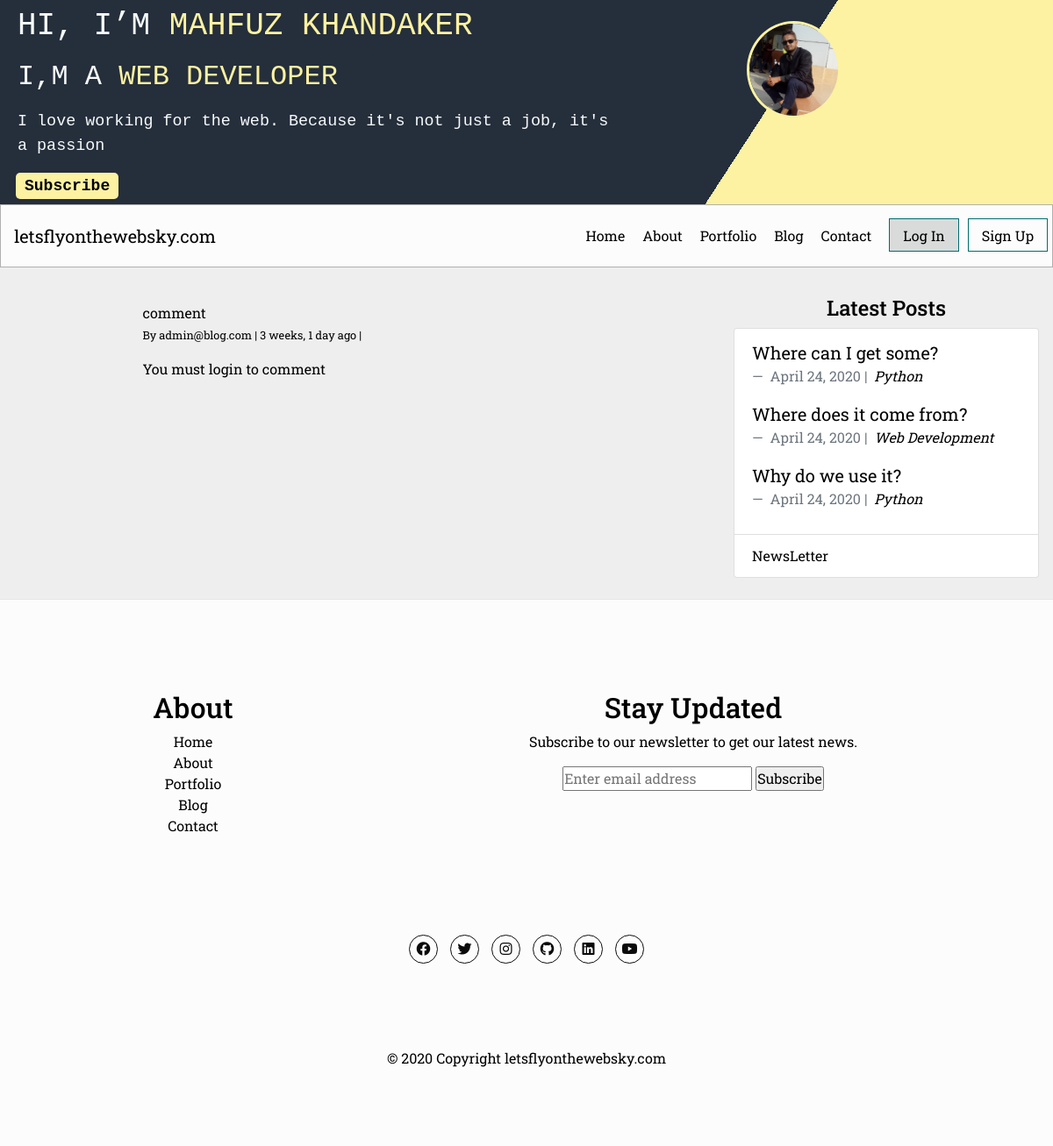
The page /blog/comments/4/ on the database as committed earlier.
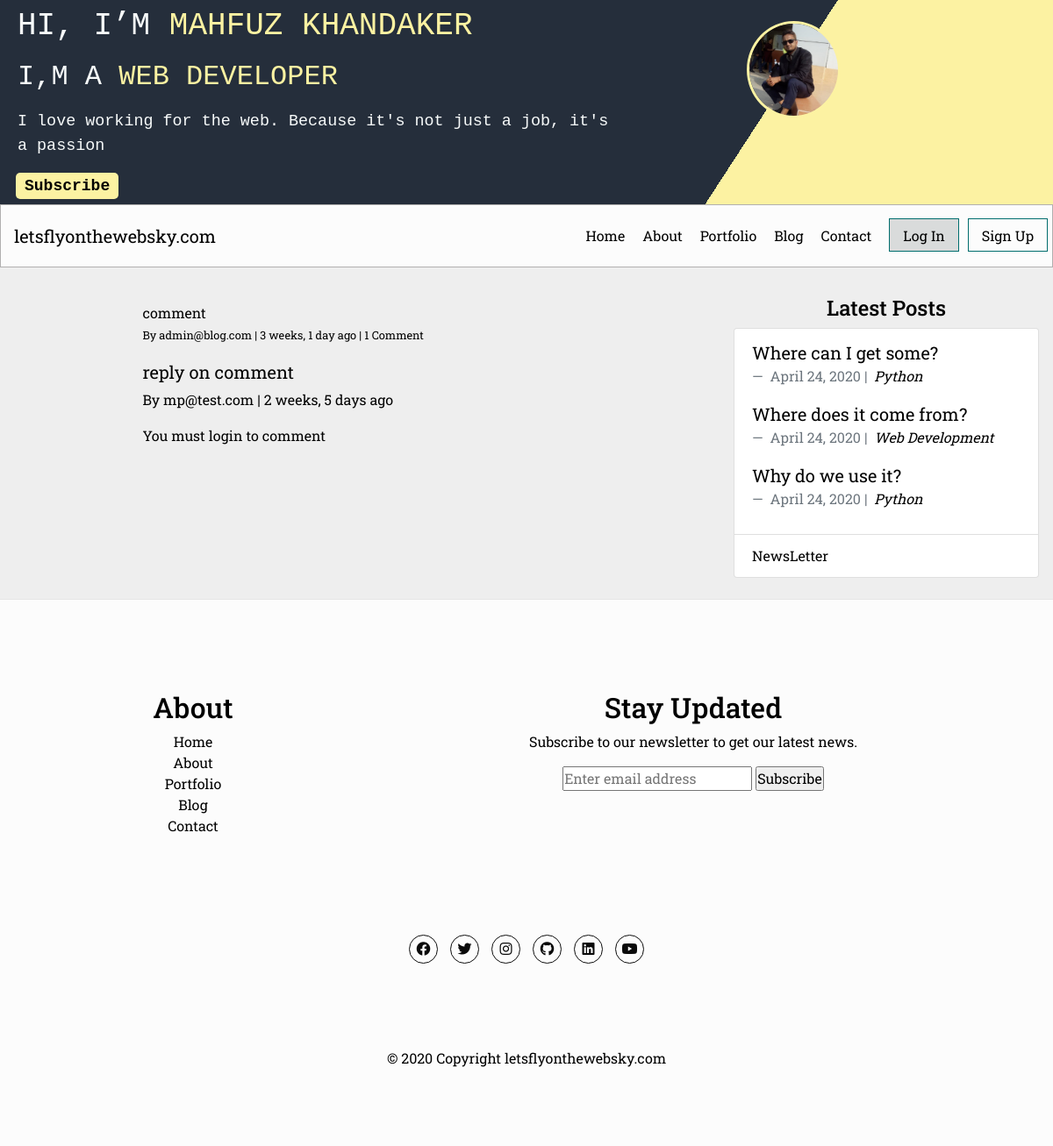
The same page on the database as committed later.
### about/models.py (models this page shows, shortened)
class About(models.Model):
    profile_pic = models.ImageField(upload_to='images/', blank=True)
    name        = models.CharField(max_length=120)
    title       = models.CharField(max_length=120)
    bio         = models.CharField(max_length=250)
    description = models.TextField()
    website     = models.URLField(blank=True, null=True)
    objects = models.Manager()

### blog/models.py (models this page shows, shortened)
class Post(models.Model):
    main_image      = models.ImageField(upload_to='images/', blank=True)
    title           = models.CharField(max_length=255)
    slug            = models.SlugField(null=False, unique=True)
    body            = models.TextField()
    created_on      = models.DateTimeField(auto_now_add=True)
    status          = models.IntegerField(choices=STATUS, default=0)
    last_modified   = models.DateTimeField(auto_now=True)
    categories      = models.ManyToManyField('Category', related_name='posts')
    read_time       = models.IntegerField(default=0)
    number_of_views = models.IntegerField(default=0, null=True, blank=True)
    number_of_likes = models.IntegerField(default=0, null=True, blank=True)
    objects = models.Manager()
    class Meta:
        ordering = ['-created_on']
    def get_absolute_url(self):
        return reverse('blog_detail', kwargs={'slug': self.slug})

class Category(models.Model):
    name = models.CharField(max_length=20, db_index=True,unique=True)
    objects = models.Manager()

class Comment(models.Model):
    user            = models.ForeignKey(settings.AUTH_USER_MODEL, on_delete=models.CASCADE)
    content_type    = models.ForeignKey(ContentType, on_delete=models.CASCADE)
    object_id       = models.PositiveIntegerField()
    content_object  = GenericForeignKey('content_type', 'object_id')
    parent          = models.ForeignKey('self', null=True, blank=True, on_delete=models.CASCADE)
    content         = models.TextField()
    timestamp       = models.DateTimeField(auto_now_add=True)
    objects = CommentManager()
    class Meta:
        ordering = ['-timestamp']
    def children(self): #replies
        return Comment.objects.filter(parent=self)

### accounts/models.py (models this page shows, shortened)
class CustomUser(AbstractBaseUser):
    email = models.EmailField(verbose_name='email address', max_length=60, unique=True)
    date_joined = models.DateTimeField(verbose_name='date joined', auto_now_add=True)
    last_login = models.DateTimeField(verbose_name='last login', auto_now=True)
    is_admin = models.BooleanField(default=False)
    is_active = models.BooleanField(default=True)
    objects = CustomUserManager()
    USERNAME_FIELD = 'email'
    REQUIRED_FIELDS = []
    def __str__(self):
        return self.email

### blog/views.py (the view, shortened to what this page needs)
# urls.py: path('comments/<int:pk>/', views.comment_thread, name='comment_thread'),
def comment_thread(request, pk):
    obj = get_object_or_404(Comment, pk=pk)
    form = CommentForm(request.POST or None)
    context = {
        'comment': obj,
        'form': form
    }
    return render(request, 'comment_thread.html', context)

### blog/forms.py
class CommentForm(forms.Form):
    parent_id = forms.IntegerField(widget=forms.HiddenInput, required=False)
    content = forms.CharField(label='', widget=forms.Textarea(
        attrs={
            "class": "form-control",
            "placeholder": "Leave a comment!",
            "rows": "5"
        })
    )

### about/templatetags/about_tags.py (called while the page is built)
@register.inclusion_tag('_about_me.html')
def about_me():
    abouts = About.objects.all()
    return {'abouts': abouts}

### blog/models.py (called while the page is built)
    def all(self):
        qs = super(CommentManager, self).filter(parent=None)
        return qs

### blog/templatetags/blog_tags.py (called while the page is built)
@register.inclusion_tag('_latest_posts.html')
def latest_posts():
    posts = Post.objects.filter(status=1)[:3]
    return {'posts': posts}

### blog/templates/comment_thread.html (shortened to what this page needs)
{% extends "base.html" %}
{% block page_content %}
<div class="col-md-8 offset-md-2">
        <p class="mb-0">{{ comment.content }}</p>
            <footer>
                <small> By {{ comment.user }} | {{comment.timestamp|timesince }} ago | {% if comment.children.count > 0 %} {{ comment.children.count }} Comment  {% endif %}</small>
            </footer>
            <div>
                {% for child_comment in comment.children %}
                <blockquote class="blockquote">
                    <p class="mb-0">{{ child_comment.content }}</p>
                    <footer><small> By {{ child_comment.user }} | {{child_comment.timestamp|timesince }} ago </small></footer>
                </blockquote>
                {% endfor %}
                {% if request.user.is_authenticated %}
                <form method="POST" action="."> {% csrf_token %}
                {{ form }}
                    <input type="hidden" name="parent_id" value="{{ comment.id }}">
                    <input type="submit" value="Reply" class="btn btn-primary">
                </form>
                {% else %}
                <p>You must login to comment </p>
                {% endif %}
            </div>
</div>
{% endblock %}

### about/templates/_about_me.html
{% for about_entry in abouts %}
<header>
  <div class="container-fluid">
    <div class="row">
      <div class="col-12">
        <div class="parent">
          <div class="box-one">
              <h3>Hi, I’m <span class="color-secondary">{{ about_entry.name }}</span></h3>
              <h5>I,m a <span class="color-secondary">{{ about_entry.title }}</span></h5>
              <p>{{ about_entry.bio }}</p>
              <div class="ml-2"> <a class="subscribe-link" href="{% url 'newsletters:subscribe' %}">Subscribe</a> </div>
          </div>
          <div class="box-two">
            <div class="image" >
            <img src="{{ about_entry.profile_pic.url }}" >
            </div>
          </div>
        </div>
    </div>
    </div>
  </div>
  </header>
{% endfor %}

### blog/templates/_latest_posts.html
{% for entry in posts %}
<blockquote class="blockquote">
  <p class="mb-0"><a href="{{ entry.get_absolute_url }}">{{ entry.title }}</a></p>
  <footer class="blockquote-footer">
    {{ entry.created_on.date }} |&nbsp;
    <cite title="Source Title">
      {% for category in entry.categories.all %}
      <a href="{% url 'blog_category' category.name %}">
        {{ category.name }}
      </a>
      {% endfor %}
    </cite>
  </footer>
</blockquote>
{% endfor %}

Rows that differ between the two databases and show on the page:
shown differently, row unchanged: Comment "comment": children.count (not shown) → "1"
added Comment: content "reply on comment", user "mp@test.com", timestamp "2 weeks, 5 days"
Other text that changed with them:
text now shown: "Comment"
